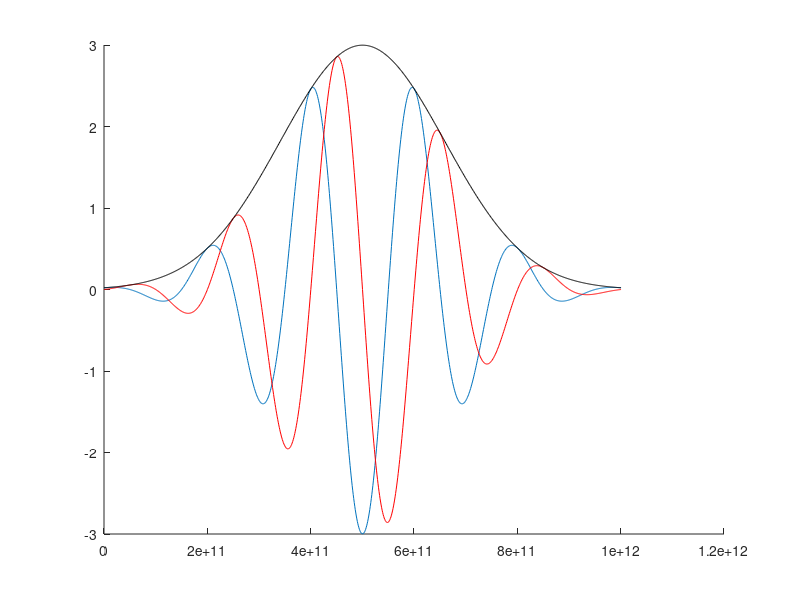

Here is the MATLAB script that generated this plot:
clc;clear all;
%hold on;
%%
f=fopen('SourceFFT.txt');
File=1;
l=fgetl(f);
in=1;
Prev=1600*(File-1);
while ischar(l)
    text{in}=l;
    data{in}=sscanf(text{in},'%f %f %f');
    fr(in)=data{in}(1);
    FFT(in)=data{in}(2)+1i*data{in}(3);
    
    l=fgetl(f);
    in=in+1;
end
figure
hold on;
plot(fr*(3e12),real(FFT))
plot(fr*(3e12),imag(FFT),'r')
plot(fr*(3e12),abs(FFT),'k')